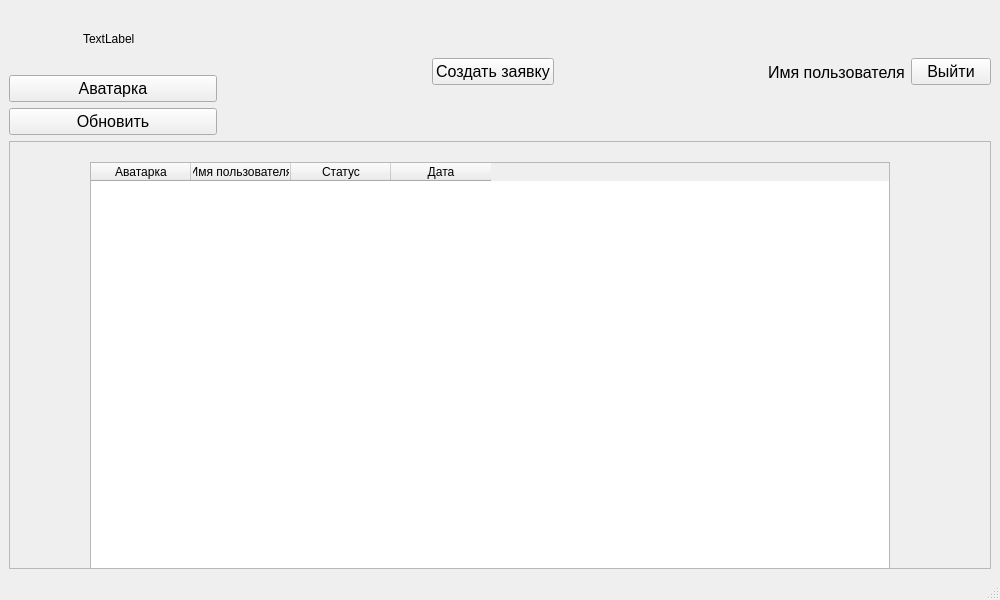
<?xml version="1.0" encoding="UTF-8"?>
<ui version="4.0">
 <class>MainWindow</class>
 <widget class="QMainWindow" name="MainWindow">
  <property name="geometry">
   <rect>
    <x>0</x>
    <y>0</y>
    <width>1000</width>
    <height>600</height>
   </rect>
  </property>
  <property name="windowTitle">
   <string>MainWindow</string>
  </property>
  <widget class="QWidget" name="centralwidget">
   <layout class="QVBoxLayout" name="verticalLayout">
    <item>
     <layout class="QHBoxLayout" name="horizontalLayout_2">
      <item>
       <layout class="QVBoxLayout" name="verticalLayout_2">
        <item>
         <layout class="QHBoxLayout" name="horizontalLayout_7">
          <item>
           <spacer name="horizontalSpacer_3">
            <property name="orientation">
             <enum>Qt::Horizontal</enum>
            </property>
            <property name="sizeHint" stdset="0">
             <size>
              <width>40</width>
              <height>20</height>
             </size>
            </property>
           </spacer>
          </item>
          <item>
           <widget class="QLabel" name="label_6">
            <property name="sizePolicy">
             <sizepolicy hsizetype="Fixed" vsizetype="Fixed">
              <horstretch>0</horstretch>
              <verstretch>0</verstretch>
             </sizepolicy>
            </property>
            <property name="minimumSize">
             <size>
              <width>60</width>
              <height>60</height>
             </size>
            </property>
            <property name="maximumSize">
             <size>
              <width>60</width>
              <height>60</height>
             </size>
            </property>
            <property name="text">
             <string>TextLabel</string>
            </property>
           </widget>
          </item>
          <item>
           <spacer name="horizontalSpacer_4">
            <property name="orientation">
             <enum>Qt::Horizontal</enum>
            </property>
            <property name="sizeHint" stdset="0">
             <size>
              <width>40</width>
              <height>20</height>
             </size>
            </property>
           </spacer>
          </item>
         </layout>
        </item>
        <item>
         <widget class="QPushButton" name="pushButton_5">
          <property name="sizePolicy">
           <sizepolicy hsizetype="Minimum" vsizetype="Fixed">
            <horstretch>0</horstretch>
            <verstretch>0</verstretch>
           </sizepolicy>
          </property>
          <property name="font">
           <font>
            <pointsize>12</pointsize>
           </font>
          </property>
          <property name="text">
           <string>Аватарка</string>
          </property>
          <property name="autoRepeat">
           <bool>false</bool>
          </property>
         </widget>
        </item>
        <item>
         <widget class="QPushButton" name="pushButton">
          <property name="font">
           <font>
            <pointsize>12</pointsize>
           </font>
          </property>
          <property name="text">
           <string>Обновить</string>
          </property>
         </widget>
        </item>
       </layout>
      </item>
      <item>
       <spacer name="horizontalSpacer_2">
        <property name="orientation">
         <enum>Qt::Horizontal</enum>
        </property>
        <property name="sizeHint" stdset="0">
         <size>
          <width>40</width>
          <height>20</height>
         </size>
        </property>
       </spacer>
      </item>
      <item>
       <widget class="QPushButton" name="pushButton_3">
        <property name="font">
         <font>
          <pointsize>12</pointsize>
         </font>
        </property>
        <property name="text">
         <string>Создать заявку</string>
        </property>
       </widget>
      </item>
      <item>
       <spacer name="horizontalSpacer">
        <property name="orientation">
         <enum>Qt::Horizontal</enum>
        </property>
        <property name="sizeHint" stdset="0">
         <size>
          <width>40</width>
          <height>20</height>
         </size>
        </property>
       </spacer>
      </item>
      <item>
       <layout class="QHBoxLayout" name="horizontalLayout">
        <item>
         <widget class="QLabel" name="label">
          <property name="font">
           <font>
            <pointsize>12</pointsize>
           </font>
          </property>
          <property name="text">
           <string>Имя пользователя</string>
          </property>
         </widget>
        </item>
        <item>
         <widget class="QPushButton" name="pushButton_2">
          <property name="font">
           <font>
            <pointsize>12</pointsize>
           </font>
          </property>
          <property name="text">
           <string>Выйти</string>
          </property>
          <property name="autoRepeat">
           <bool>false</bool>
          </property>
         </widget>
        </item>
       </layout>
      </item>
     </layout>
    </item>
    <item>
     <layout class="QHBoxLayout" name="horizontalLayout_4">
      <item>
       <widget class="QScrollArea" name="scrollArea">
        <property name="widgetResizable">
         <bool>true</bool>
        </property>
        <widget class="QWidget" name="scrollAreaWidgetContents">
         <property name="geometry">
          <rect>
           <x>0</x>
           <y>0</y>
           <width>974</width>
           <height>370</height>
          </rect>
         </property>
         <widget class="QWidget" name="layoutWidget">
          <property name="geometry">
           <rect>
            <x>20</x>
            <y>20</y>
            <width>921</width>
            <height>432</height>
           </rect>
          </property>
          <layout class="QHBoxLayout" name="horizontalLayout_3">
           <item>
            <widget class="QTableWidget" name="tableWidget">
             <property name="sizePolicy">
              <sizepolicy hsizetype="Fixed" vsizetype="Expanding">
               <horstretch>0</horstretch>
               <verstretch>0</verstretch>
              </sizepolicy>
             </property>
             <property name="minimumSize">
              <size>
               <width>800</width>
               <height>430</height>
              </size>
             </property>
             <column>
              <property name="text">
               <string>Аватарка</string>
              </property>
             </column>
             <column>
              <property name="text">
               <string>Имя пользователя</string>
              </property>
             </column>
             <column>
              <property name="text">
               <string>Статус</string>
              </property>
             </column>
             <column>
              <property name="text">
               <string>Дата</string>
              </property>
             </column>
            </widget>
           </item>
          </layout>
         </widget>
        </widget>
       </widget>
      </item>
     </layout>
    </item>
   </layout>
  </widget>
  <widget class="QMenuBar" name="menubar">
   <property name="geometry">
    <rect>
     <x>0</x>
     <y>0</y>
     <width>1000</width>
     <height>26</height>
    </rect>
   </property>
  </widget>
  <widget class="QStatusBar" name="statusbar"/>
 </widget>
 <resources/>
 <connections/>
</ui>
